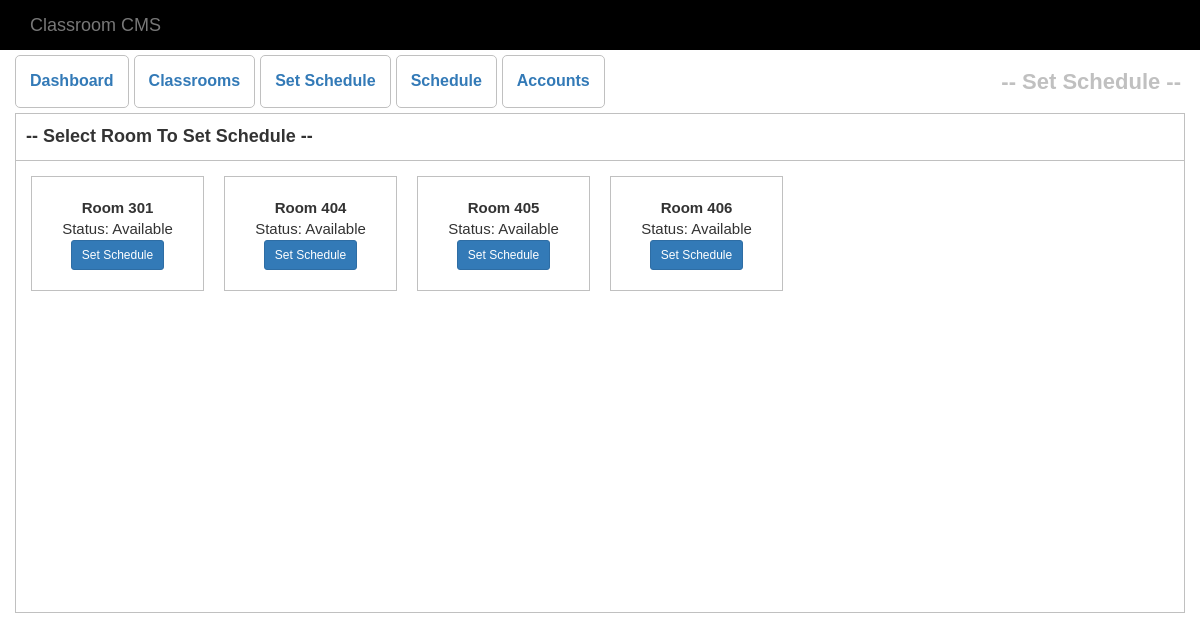
Page /set_schedule.php on the committed database.
### tables this page shows
CREATE TABLE `room` (
  `room_id` int(11) NOT NULL,
  `room_number` int(11) NOT NULL,
  `room_name` varchar(100) NOT NULL,
  `floor_level` int(11) NOT NULL,
  `date_added` varchar(100) NOT NULL
);

### set_schedule.php (the view, shortened to what this page needs)
<?php include('Includes/database.php') ?>
<!DOCTYPE html>
<html>
<head>
	<link rel="stylesheet" type="text/css" href="Assets/bootstrap/css/bootstrap.css">
	<link rel="stylesheet" type="text/css" href="Assets/css/style.css">
</head>
<body>
<div class="header">
	<div class="navbar navbar-default">
		<div class="container">
			<div class="navbar-header">
				<a href="" class="navbar-brand">Classroom CMS</a>
			</div>
		</div>
	</div>
</div>
<div>
	<nav class="navi">
		<div class="container">
			<div class="row">
				<ul class="nav-btn">
					<a href="dashboard.php"><li>Dashboard</li></a>
					<a href="room.php"><li>Classrooms</li></a>
					<a href="set_schedule.php"><li>Set Schedule</li></a>
					<a href="schedule.php"><li>Schedule</li></a>
					<a href="account.php"><li>Accounts</li></a>
				</ul>
				<div style="float: right;font-weight: bolder;font-size: 22px;color: silver;padding: 4px;margin-top: -2.8px;">
					-- Set Schedule --
				</div>
			</div>
		</div>
	</nav>
</div>
<div class="container">
<div class="row">
	<div class="col-md-12 set-schedule-main">
		<div class="row">
			<?php
			if (!isset($_GET['room_no'])) {
				?>
				<div class="set-schedule-header">
				-- Select Room To Set Schedule --
				</div>
				<div class="col-md-12 room-wrapper"  >
					<?php
					$sql = "SELECT * FROM room ORDER BY room_number";
					$exec = mysqli_query($con,$sql);
					while ($row = mysqli_fetch_assoc($exec)) {
						?>
						<div class="col-md-2 room-box">
							<div class="room-box-content">
								<div class="room-number text-center">
									Room <?php echo $row['room_number'] ?>
								</div>
								<div class="room-description text-center">
									Status: Available
									<a href="set_room_schedule.php?room_no=<?php echo $row['room_number'] ?>&id=<?php echo $row['room_id'] ?>">
										<button class="btn btn-primary btn-sm">Set Schedule</button>
									</a>
								</div>
							</div>
						</div>
						<?php
					}
					?>
				</div>
				<?php
			}
			?>
		</div>
	</div>
</div>
</div>
</body>
</html>

### Assets/css/style.css (style rules this page uses)
* { font-family:arial ; font-size: 15px; }
.navbar { margin-bottom: 0; background-color: black; border-radius: 0; border:0; }
.navi { height: 53px; padding: 0; margin:5px 0; }
.nav-btn { padding: 0; list-style-type: none; }
.nav-btn a li { padding: 14px; float: left; margin-right: 5px; border:0.5px silver solid; border-radius: 5px; font-size: 16px; font-weight: bolder; }
.set-schedule-main { border: solid; border:solid .5px silver; min-height: 500px; }
.set-schedule-header { padding: 10px; font-weight: bolder; font-size: 18px; border-bottom: .5px silver solid; }
.room-wrapper { padding: 5px; }
.room-box { padding: 10px; }
.room-box-content { border:solid 0.5px silver; padding: 20px; }
.room-number { font-weight: 800; }

### rows in the picture
room: room_number "301"
room: room_number "404"
room: room_number "405"
room: room_number "406"
